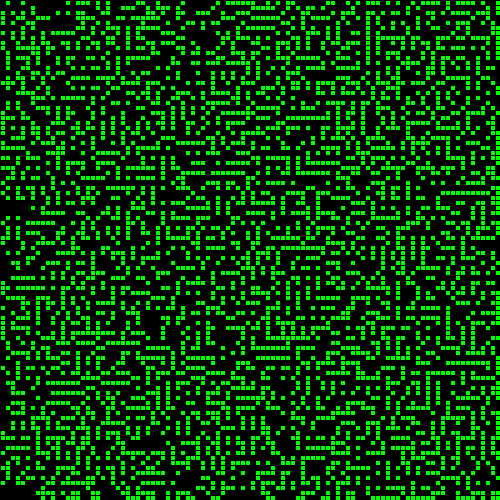
Frame 1 (no input)
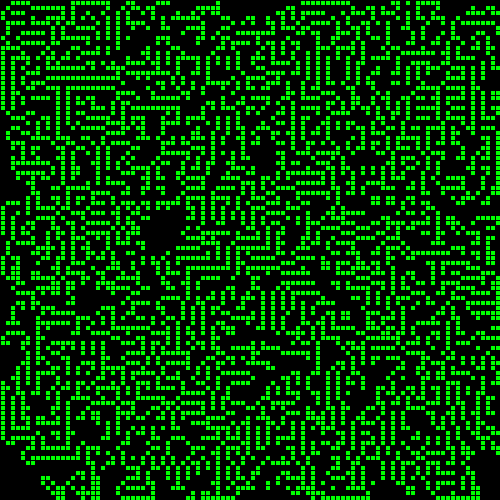
Frame 60 (the mouse pressed at the canvas centre just before this capture)
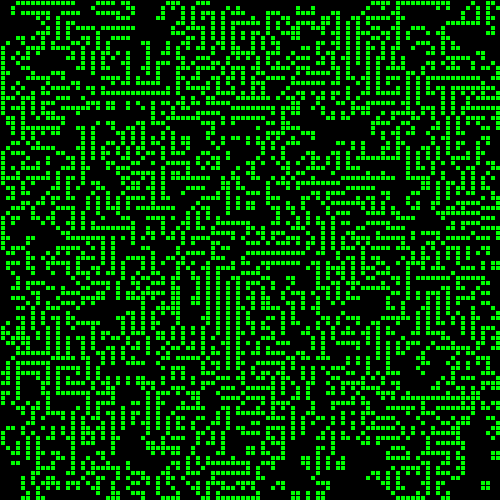
Frame 120 (the mouse held since frame 60 and released just before this capture)

The Processing sketch that drew these frames (run headless with seeded random() and noise(); from frame 60 on, the mouse is pressed at the canvas centre):

// Processing sketch: Life
// ── Life.pde
/*
 if the cell is alive
   if < 2 neighbours, the cell dies
   if 2 or 3 neighbours it survives
   if > 3 neighbours, it dies due to overcrowding
 if the cell is dead
   if it has exactly 3 neighbours it comes back to life

*/

boolean paused = false;

int countNeighbours(int row, int col)
{
  int count = 0;
  
  // Put your code in here...
  // Top left
  if ((row > 0) && (col > 0) && (board[row - 1][col -1]))
  {
    count ++;
  }
  // Top
  if ((row > 0) && board[row -1][col])
  {
    count ++;
  }
  // Top right
  if ((row > 0) && (col < (boardWidth - 1)) && (board[row -1][col + 1]))
  {
    count ++;
  }
  // Left
  if ((col > 0) && (board[row][col -1]))
  {
    count ++;
  }
  // Right
  if ((col < (boardWidth -1)) && board[row][col + 1])
  {
    count ++;
  }
  // Bottom left
  if ((col > 0) && (row < (boardHeight - 1)) 
    && board[row + 1][col - 1])
  {
    count ++;
  }
  // Bottom
  if ((row < (boardHeight -1)) && (board[row + 1][col]))
  {
    count ++;
  }
  // Bottom right
  if ((col < (boardWidth - 1)) && (row < (boardHeight - 1)) 
    && board[row + 1][col + 1])
  {
    count ++;
  }
  return count;
}

void setup()
{
  size(500, 500);
  boardWidth = width / cellWidth;
  boardHeight = height / cellHeight;
  board = new boolean[boardHeight][boardWidth];
  randomise(); 
}

boolean[][] board;
int cellWidth = 5;
int cellHeight = 5;
int boardWidth;
int boardHeight;
color c = color(0, 0, 0);

void randomise()
{
  for (int row = 0 ; row < boardHeight ; row ++)
  {
    for (int col = 0 ; col < boardWidth ; col ++)
    {
      float f = random(0, 1);
      if (f > 0.5f)
      {
        board[row][col] = true;
      }
    }
  }
}

void mousePressed()
{
  int row = mouseY / cellHeight; 
  int col = mouseX / cellWidth;
  board[row][col] = ! board[row][col];
}

void keyPressed()
{
  paused = ! paused;
}

void update()
{
  
  if (! paused)
  {
    for (int row = 0 ; row < boardHeight ; row ++)
    {
      for (int col = 0 ; col < boardWidth ; col ++)
      {
        int count = countNeighbours(row, col);
        if (board[row][col])
        {
          if (count<2)
          {
            board[row][col] = false;
          } 
          else if ((count == 2) || (count == 3))
          {
            board[row][col] = true;
          }
          else if (count > 3)
          {
            board[row][col] = false;
          }
        }
        else
        {
          if (count == 3)
          {
            board[row][col] = true;
          }
        }
      }
    }
  }
}

void draw()
{
  background(c);
  
  update();
  for (int row = 0 ; row < boardHeight ; row ++)
  {
    for (int col = 0 ; col < boardWidth ; col ++)
    {
      int x = cellWidth * col;
      int y = cellHeight * row;
      if (board[row][col])
       {
         fill(0, 255, 0);
         rect(x, y, cellWidth, cellHeight);
       } 
       else
       {
         fill(0);         
       }
    }
  }
}
